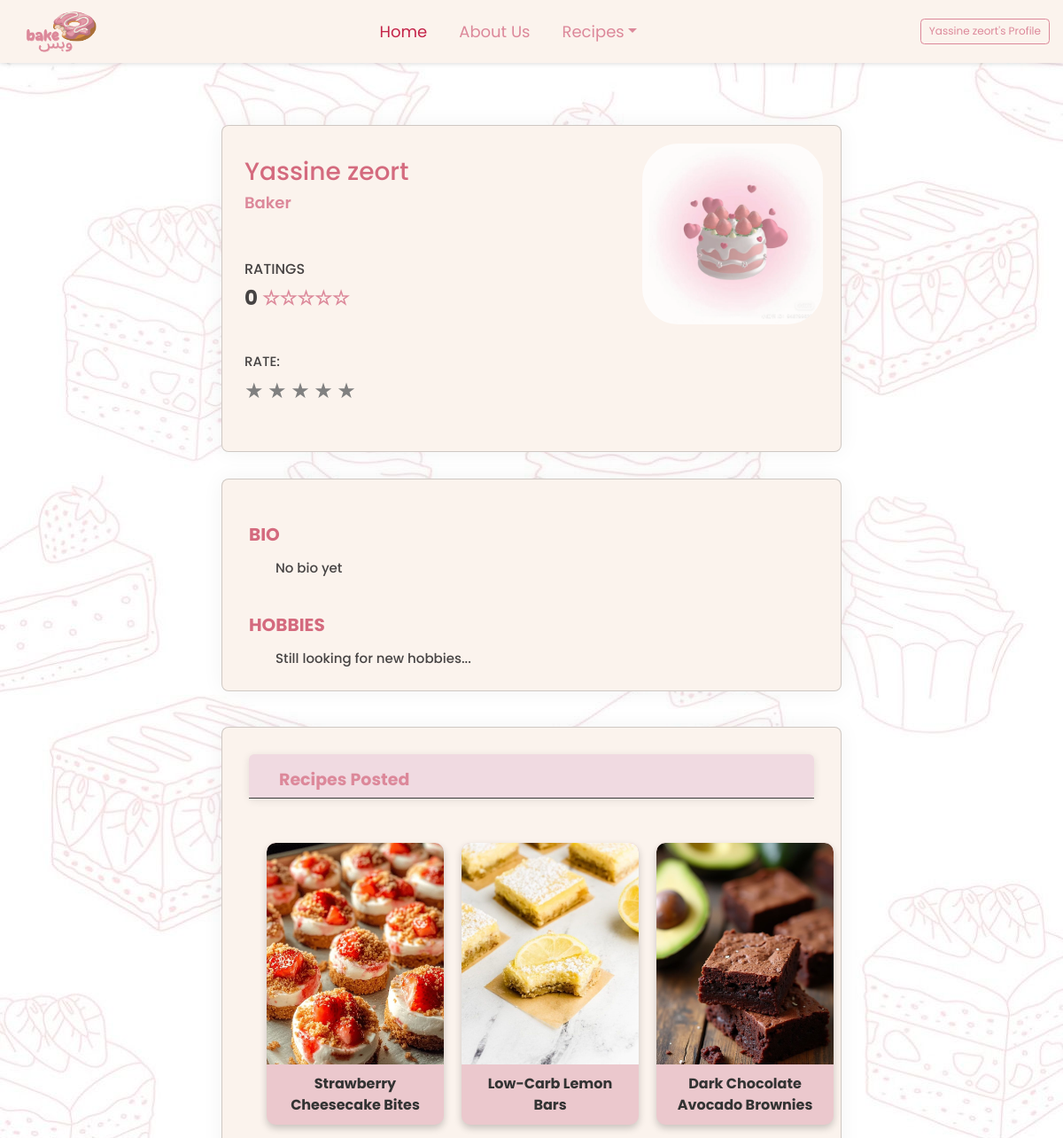
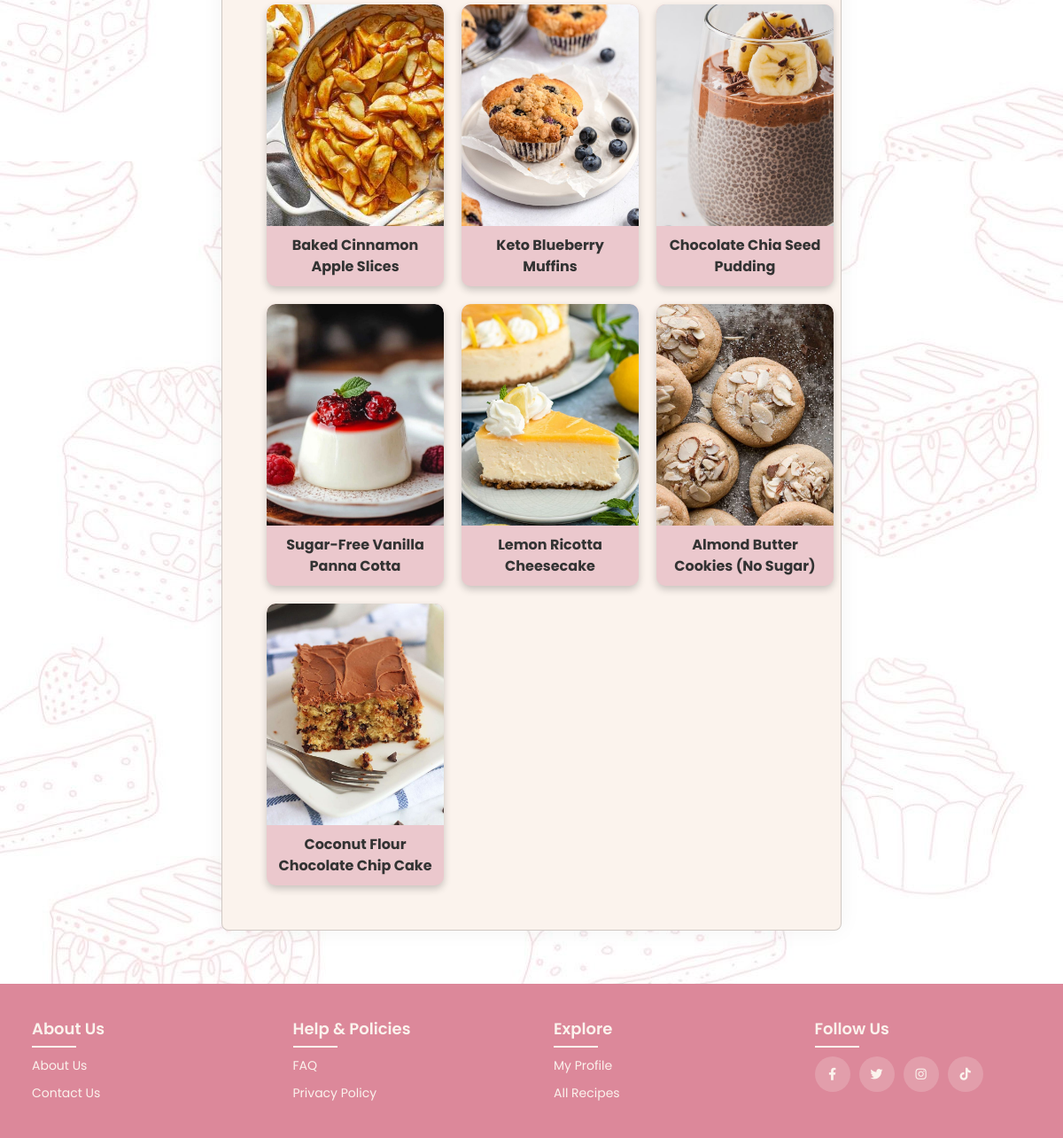
Page /userpage.php (signed in) on the committed database (2 pictures, top to bottom).
### tables this page shows
CREATE TABLE `users` (
  `user_id` int(11) NOT NULL,
  `username` varchar(50) NOT NULL,
  `email` varchar(100) NOT NULL,
  `password_hash` varchar(255) NOT NULL,
  `profile_picture` varchar(255) DEFAULT 'images/default.png',
  `bio` varchar(270) DEFAULT 'No bio yet',
  `hobbies` varchar(150) DEFAULT 'Still looking for new hobbies...',
  `Userrole` varchar(8) DEFAULT 'Baker'
);

CREATE TABLE `recipe` (
  `id` int(11) NOT NULL,
  `name` varchar(255) NOT NULL,
  `description` text DEFAULT NULL,
  `category` varchar(100) NOT NULL,
  `prep_time` int(11) DEFAULT NULL,
  `cook_time` int(11) DEFAULT NULL,
  `servings` int(11) DEFAULT NULL,
  `difficulty` enum('Easy','Medium','Hard') NOT NULL DEFAULT 'Easy',
  `image` varchar(255) DEFAULT NULL,
  `ingredients` text DEFAULT NULL,
  `steps` text DEFAULT NULL,
  `user` varchar(255) DEFAULT NULL,
  `created_at` timestamp NOT NULL DEFAULT current_timestamp(),
  `user_id` int(11) NOT NULL
);

### userpage.php (the view, shortened to what this page needs)
<?php
$conn = new mysqli("localhost", "root", "", "recipe_website");
if (isset($_GET['id'])) {
    $user_id = intval($_GET['id']);
} elseif (isset($_SESSION['user_id'])) {
    $user_id = $_SESSION['user_id'];
} else {
    die("No user specified.");
}
$sql = "SELECT * FROM users WHERE user_id = $user_id";
$result = $conn->query($sql);
$user = $result->fetch_assoc();
$ratingSql = "SELECT AVG(rating) AS avg_rating FROM user_ratings WHERE rated_user_id = $user_id";
$ratingResult = $conn->query($ratingSql);
$rating = 0;
if ($ratingResult && $ratingResult->num_rows > 0) {
    $ratingRow = $ratingResult->fetch_assoc();
    $rating = round($ratingRow['avg_rating']);
}
$fullStars = str_repeat('<span style="color: #dc889a; font-size: 22px;">★</span>', $rating);
$emptyStars = str_repeat('<span style="color: #dc889a; font-size: 22px;">☆</span>', 5 - $rating);
$ratingStars = $fullStars . $emptyStars;
?>
<!DOCTYPE html>
<html lang="en">
<head>
    <link href="https://cdn.jsdelivr.net/npm/bootstrap@5.3.2/dist/css/bootstrap.min.css" rel="stylesheet">
    <link rel="stylesheet" href="https://cdnjs.cloudflare.com/ajax/libs/font-awesome/6.4.0/css/all.min.css">
    <link rel="stylesheet" href="style2.css">
</head>
<body>
    <nav class="navbar custom-navbar sticky-top">
        <div class="container-fluid">
            <a class="navbar-brand" href="#">
                <img src="images/final.png" alt="Website Logo" width="80" height="50" class="d-inline-block align-text-top">
            </a>
            <ul class="navbar-nav d-flex flex-row">
                <li class="nav-item me-3"><a class="nav-link active" href="index.php">Home</a></li>
                <li class="nav-item me-3"><a class="nav-link" href="about us.html">About Us</a></li>
                <li class="nav-item dropdown me-3">
                    <a class="nav-link dropdown-toggle" href="#" data-bs-toggle="dropdown" aria-expanded="false">Recipes</a>
                </li>
            </ul>
            <div class="d-flex">
                <?php if (isset($_SESSION['user_id'])): ?>
                    <button class="btn btn-outline-danger me-2" onclick="window.location.href='profile page.php'"><?php echo $_SESSION['username']; ?>'s Profile</button>
                <?php else: ?>
                    <button id="loginButton" class="btn btn-outline-danger me-2" onclick="window.location.href='loginpage.html'">Log In</button>
                <?php endif; ?>
            </div>
        </div>
    </nav>
    <div class="container">
        <section class="userDetails card">
            <div class="profile">
                <img src="<?php echo !empty($user['profile_picture']) ? $user['profile_picture'] : 'images/default.png'; ?>" alt="profile" width="150px" height="200px">
            </div>
            <div class="userName">
                <h1 class="name"><?php echo $user['username']; ?></h1>
                <p style="color: #dc889a"><?php echo $user['Userrole']; ?></p>
            </div>
            <div class="rank">
                <h1 class="heading">Ratings</h1>
                <span><?php echo $rating; ?> </span>
                <span><?php echo $ratingStars; ?></span>
            </div>
            <div class="user-rating">
            <h1 class="heading">RATE:</h1>
            <form id="ratingForm" method="POST" action="<?php echo htmlspecialchars($_SERVER['PHP_SELF']); ?>">
                <div class="rating" id="user-rating">
                    <?php
                    $rating = 0;
                    for ($i = 1; $i <= 5; $i++):
                        $cls = $i <= $rating ? 'filled' : '';
                    ?>
                        <span class="star <?= $cls ?>" data-value="<?= $i ?>">&#9733;</span>
                    <?php endfor; ?>
                </div>
            </form>
            </div>
        </section>
        <section class="bio card">
            <div class="work">
                <h1 class="heading">Bio</h1>
                <div class="primary">
                    <p><?php echo nl2br($user['bio']); ?></p>
                </div>
            </div>
            <div class="skills">
                <h1 class="heading">Hobbies</h1>
                <ul style="list-style: none; padding-left: 0; margin: 0; padding-bottom:5px;">
                    <li><?php echo $user['hobbies']; ?></li>
                </ul>
            </div>
        </section>
        <section class="timeline_about card">
            <div class="tabs">
                <ul>
                    <li class="timeline">
                        <span>Recipes Posted</span>
                    </li>
                </ul>
            </div>
            <div class="basic_info">
                <div class="recipe-grid">
                    <?php
                    $recipeSql = "SELECT * FROM recipe WHERE user_id = $user_id";
                    $recipeResult = $conn->query($recipeSql);
                    if ($recipeResult && $recipeResult->num_rows > 0) {
                        while ($recipe = $recipeResult->fetch_assoc()) {
                            echo "<a href='recipe.php?id=" . $recipe['id'] . "'>
                                    <div class='recipe-card'>
                                        <img src='images/" . $recipe['image'] . "' alt='" . $recipe['name'] . "' class='recipe-image'>
                                        <div class='recipe-name'>" . $recipe['name'] . "</div>
                                    </div>
                                </a>";
                        }
                    } else {
                        echo "<p style='text-align:center; color:#000; padding-left:10px'>Baking in progress...</p>";
                    }
                    ?>
                </div>
            </div>
        </section>
    </div>
    <footer class="footer">
        <div class="containerf">
            <div class="row">
                <div class="footer-col">
                    <h4>About Us</h4>
                    <ul>
                        <li><a href="about us.html">About us</a></li>
                        <li><a href="contactUs.php">Contact us</a></li>
                    </ul>
                </div>
                <div class="footer-col">
                    <h4>Help & Policies</h4>
                    <ul>
                        <li><a href="faqpage.html">FAQ</a></li>
                        <li><a href="privacy.html">Privacy Policy</a></li>
                    </ul>
                </div>
                <div class="footer-col">
                    <h4>Explore</h4>
                    <ul>
                        <li><a href="profile page.php">My Profile</a></li>
                        <li><a href="recipes.php">All Recipes</a></li>
                    </ul>
                </div>
                <div class="footer-col">
                    <h4>Follow Us</h4>
                    <div class="social-links">
                        <a href="#"><i class="fab fa-facebook-f"></i></a>
                        <a href="#"><i class="fab fa-twitter"></i></a>
                        <a href="#"><i class="fab fa-instagram"></i></a>
                        <a href="#"><i class="fab fa-tiktok"></i></a>
                    </div>
                </div>
            </div>
        </div>
    </footer>
</body>
</html>

### userpage.php (style rules this page uses)
.star { font-size: 2rem; color: gray; cursor: pointer; transition: color 0.2s; }
a { text-decoration: none; color: inherit; }
.recipe-grid { display: grid; grid-template-columns: repeat(auto-fill, minmax(250px, 1fr)); gap: 20px; padding: 20px; }

### rows in the picture
users: profile_picture (placeholder picture), username "Yassine zeort", Userrole "Baker", bio "No bio yet", hobbies "Still looking for new hobbies..."
recipe: image+name (picture), name "Strawberry Cheesecake Bites"
recipe: image+name (picture), name "Low-Carb Lemon Bars"
recipe: image+name (picture), name "Dark Chocolate Avocado Brownies"
recipe: image+name (picture), name "Baked Cinnamon Apple Slices"
recipe: image+name (picture), name "Keto Blueberry Muffins"
recipe: image+name (picture), name "Chocolate Chia Seed Pudding"
recipe: image+name (picture), name "Sugar-Free Vanilla Panna Cotta"
recipe: image+name (picture), name "Lemon Ricotta Cheesecake"
recipe: image+name (picture), name "Almond Butter Cookies (No Sugar)"
recipe: image+name (picture), name "Coconut Flour Chocolate Chip Cake"

### other values in the picture
$_SESSION['username'] "Yassine zeort"
$rating "0"
